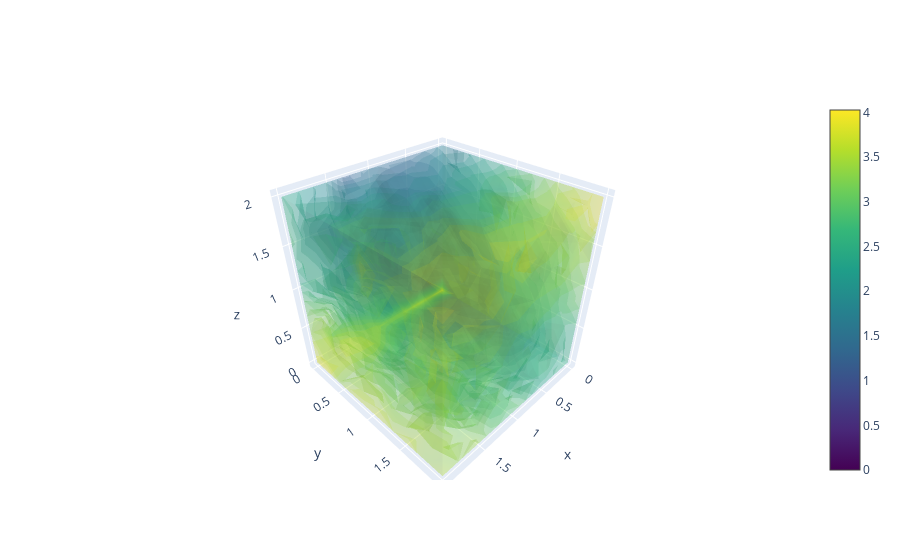
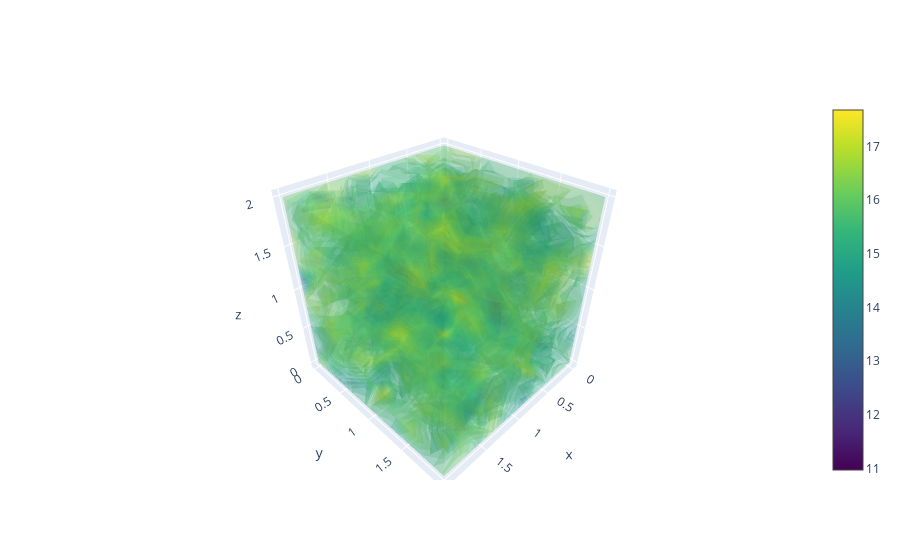

Notebook source saved alongside these figures, in order:
### Code cell
task2()

### Figure 1 — Plotly figure (JSON) as saved in the notebook; plotly's stock layout.template omitted (floating-point values rounded to 4 significant figures; data arrays with more than 128 entries replaced by an {"elided": "..."} marker saying what was removed)
{"data": [{"colorscale": [[0, "#440154"], [0.1111, "#482878"], [0.2222, "#3e4989"], [0.3333, "#31688e"], [0.4444, "#26828e"], [0.5556, "#1f9e89"], [0.6667, "#35b779"], [0.7778, "#6ece58"], [0.8889, "#b5de2b"], [1, "#fde725"]], "opacity": 0.2, "surface": {"count": 20}, "type": "volume", "value": {"elided": "1000 float values"}, "x": {"elided": "1000 float values"}, "y": {"elided": "1000 float values"}, "z": {"elided": "1000 float values"}}], "layout": {}}

### Figure 2 — Plotly figure (JSON) as saved in the notebook; plotly's stock layout.template omitted (floating-point values rounded to 4 significant figures; data arrays with more than 128 entries replaced by an {"elided": "..."} marker saying what was removed)
{"data": [{"colorscale": [[0, "#440154"], [0.1111, "#482878"], [0.2222, "#3e4989"], [0.3333, "#31688e"], [0.4444, "#26828e"], [0.5556, "#1f9e89"], [0.6667, "#35b779"], [0.7778, "#6ece58"], [0.8889, "#b5de2b"], [1, "#fde725"]], "opacity": 0.2, "surface": {"count": 20}, "type": "volume", "value": {"elided": "1000 float values"}, "x": {"elided": "1000 float values"}, "y": {"elided": "1000 float values"}, "z": {"elided": "1000 float values"}}], "layout": {}}
